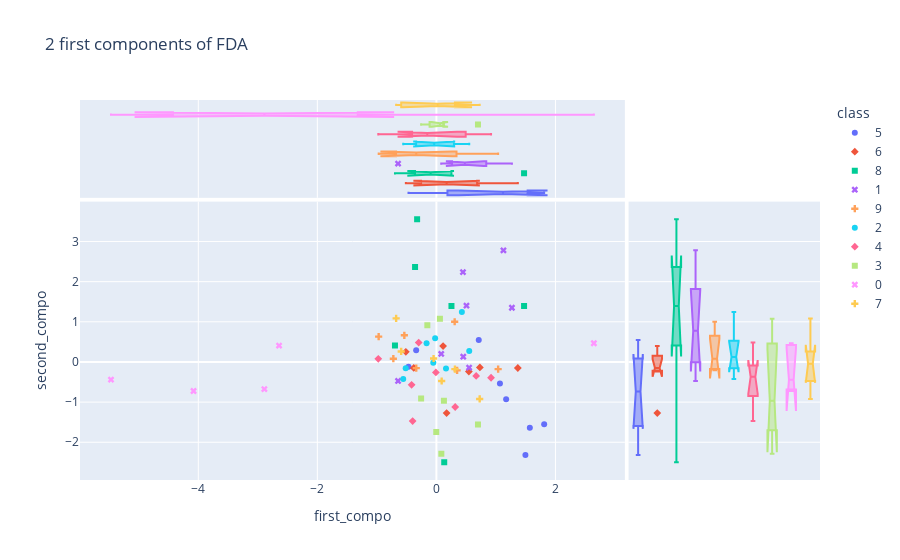

Notebook source saved alongside this figure:
### Code cell
df = pd.DataFrame({
'class':y_train.astype(str), 'first_compo':proj_train[:,0].T, 'second_compo':proj_train[:,1].T, #'exp_day':exp_day.astype(str)#, 'third_compo':proj[:,2].T,
})

fig = px.scatter(df, x='first_compo', y='second_compo',color="class", symbol='class',
                 marginal_x="box", marginal_y="box",
                    title="2 first components of FDA")
fig.show()

### Figure 1 — Plotly figure (JSON) as saved in the notebook; plotly's stock layout.template omitted (floating-point values rounded to 4 significant figures)
{"data": [{"hovertemplate": "class=5<br>first_compo=%{x}<br>second_compo=%{y}<extra></extra>", "legendgroup": "5", "marker": {"color": "#636efa", "symbol": "circle"}, "mode": "markers", "name": "5", "orientation": "v", "showlegend": true, "type": "scatter", "x": [1.81, 0.7114, -0.4687, 1.172, 1.495, 1.067, -0.34, 1.57], "xaxis": "x", "y": [-1.549, 0.5487, -0.1184, -0.9302, -2.319, -0.5382, 0.2888, -1.637], "yaxis": "y"}, {"alignmentgroup": "True", "hovertemplate": "class=5<br>first_compo=%{x}<extra></extra>", "legendgroup": "5", "marker": {"color": "#636efa", "symbol": "circle"}, "name": "5", "notched": true, "offsetgroup": "5", "showlegend": false, "type": "box", "x": [1.81, 0.7114, -0.4687, 1.172, 1.495, 1.067, -0.34, 1.57], "xaxis": "x3", "yaxis": "y3"}, {"alignmentgroup": "True", "hovertemplate": "class=5<br>second_compo=%{y}<extra></extra>", "legendgroup": "5", "marker": {"color": "#636efa", "symbol": "circle"}, "name": "5", "notched": true, "offsetgroup": "5", "showlegend": false, "type": "box", "xaxis": "x2", "y": [-1.549, 0.5487, -0.1184, -0.9302, -2.319, -0.5382, 0.2888, -1.637], "yaxis": "y2"}, {"hovertemplate": "class=6<br>first_compo=%{x}<br>second_compo=%{y}<extra></extra>", "legendgroup": "6", "marker": {"color": "#EF553B", "symbol": "diamond"}, "mode": "markers", "name": "6", "orientation": "v", "showlegend": true, "type": "scatter", "x": [1.368, -0.5132, -0.38, 0.1123, 0.1716, 0.7302, 0.5452], "xaxis": "x", "y": [-0.1504, 0.253, -0.1489, 0.3957, -1.272, -0.1357, -0.2385], "yaxis": "y"}, {"alignmentgroup": "True", "hovertemplate": "class=6<br>first_compo=%{x}<extra></extra>", "legendgroup": "6", "marker": {"color": "#EF553B", "symbol": "diamond"}, "name": "6", "notched": true, "offsetgroup": "6", "showlegend": false, "type": "box", "x": [1.368, -0.5132, -0.38, 0.1123, 0.1716, 0.7302, 0.5452], "xaxis": "x3", "yaxis": "y3"}, {"alignmentgroup": "True", "hovertemplate": "class=6<br>second_compo=%{y}<extra></extra>", "legendgroup": "6", "marker": {"color": "#EF553B", "symbol": "diamond"}, "name": "6", "notched": true, "offsetgroup": "6", "showlegend": false, "type": "box", "xaxis": "x2", "y": [-0.1504, 0.253, -0.1489, 0.3957, -1.272, -0.1357, -0.2385], "yaxis": "y2"}, {"hovertemplate": "class=8<br>first_compo=%{x}<br>second_compo=%{y}<extra></extra>", "legendgroup": "8", "marker": {"color": "#00cc96", "symbol": "square"}, "mode": "markers", "name": "8", "orientation": "v", "showlegend": true, "type": "scatter", "x": [-0.324, -0.696, 0.253, 0.1315, 1.473, -0.3585], "xaxis": "x", "y": [3.554, 0.4077, 1.393, -2.5, 1.395, 2.368], "yaxis": "y"}, {"alignmentgroup": "True", "hovertemplate": "class=8<br>first_compo=%{x}<extra></extra>", "legendgroup": "8", "marker": {"color": "#00cc96", "symbol": "square"}, "name": "8", "notched": true, "offsetgroup": "8", "showlegend": false, "type": "box", "x": [-0.324, -0.696, 0.253, 0.1315, 1.473, -0.3585], "xaxis": "x3", "yaxis": "y3"}, {"alignmentgroup": "True", "hovertemplate": "class=8<br>second_compo=%{y}<extra></extra>", "legendgroup": "8", "marker": {"color": "#00cc96", "symbol": "square"}, "name": "8", "notched": true, "offsetgroup": "8", "showlegend": false, "type": "box", "xaxis": "x2", "y": [3.554, 0.4077, 1.393, -2.5, 1.395, 2.368], "yaxis": "y2"}, {"hovertemplate": "class=1<br>first_compo=%{x}<br>second_compo=%{y}<extra></extra>", "legendgroup": "1", "marker": {"color": "#ab63fa", "symbol": "x"}, "mode": "markers", "name": "1", "orientation": "v", "showlegend": true, "type": "scatter", "x": [0.08101, -0.6439, 0.451, 1.126, 0.5495, 1.268, 0.5052, 0.446], "xaxis": "x", "y": [0.2011, -0.4731, 0.1304, 2.78, -0.1407, 1.351, 1.403, 2.237], "yaxis": "y"}, {"alignmentgroup": "True", "hovertemplate": "class=1<br>first_compo=%{x}<extra></extra>", "legendgroup": "1", "marker": {"color": "#ab63fa", "symbol": "x"}, "name": "1", "notched": true, "offsetgroup": "1", "showlegend": false, "type": "box", "x": [0.08101, -0.6439, 0.451, 1.126, 0.5495, 1.268, 0.5052, 0.446], "xaxis": "x3", "yaxis": "y3"}, {"alignmentgroup": "True", "hovertemplate": "class=1<br>second_compo=%{y}<extra></extra>", "legendgroup": "1", "marker": {"color": "#ab63fa", "symbol": "x"}, "name": "1", "notched": true, "offsetgroup": "1", "showlegend": false, "type": "box", "xaxis": "x2", "y": [0.2011, -0.4731, 0.1304, 2.78, -0.1407, 1.351, 1.403, 2.237], "yaxis": "y2"}, {"hovertemplate": "class=9<br>first_compo=%{x}<br>second_compo=%{y}<extra></extra>", "legendgroup": "9", "marker": {"color": "#FFA15A", "symbol": "cross"}, "mode": "markers", "name": "9", "orientation": "v", "showlegend": true, "type": "scatter", "x": [1.037, -0.3386, 0.3478, -0.5386, -0.9698, 0.3071, -0.7234], "xaxis": "x", "y": [-0.1786, -0.1537, -0.2095, 0.6639, 0.6312, 1.002, 0.08175], "yaxis": "y"}, {"alignmentgroup": "True", "hovertemplate": "class=9<br>first_compo=%{x}<extra></extra>", "legendgroup": "9", "marker": {"color": "#FFA15A", "symbol": "cross"}, "name": "9", "notched": true, "offsetgroup": "9", "showlegend": false, "type": "box", "x": [1.037, -0.3386, 0.3478, -0.5386, -0.9698, 0.3071, -0.7234], "xaxis": "x3", "yaxis": "y3"}, {"alignmentgroup": "True", "hovertemplate": "class=9<br>second_compo=%{y}<extra></extra>", "legendgroup": "9", "marker": {"color": "#FFA15A", "symbol": "cross"}, "name": "9", "notched": true, "offsetgroup": "9", "showlegend": false, "type": "box", "xaxis": "x2", "y": [-0.1786, -0.1537, -0.2095, 0.6639, 0.6312, 1.002, 0.08175], "yaxis": "y2"}, {"hovertemplate": "class=2<br>first_compo=%{x}<br>second_compo=%{y}<extra></extra>", "legendgroup": "2", "marker": {"color": "#19d3f3", "symbol": "circle"}, "mode": "markers", "name": "2", "orientation": "v", "showlegend": true, "type": "scatter", "x": [-0.1651, 0.4276, -0.5574, 0.1613, -0.5158, -0.05257, 0.5517, -0.02133], "xaxis": "x", "y": [0.4636, 1.247, -0.4258, -0.1606, -0.1574, -0.01968, 0.2727, 0.5889], "yaxis": "y"}, {"alignmentgroup": "True", "hovertemplate": "class=2<br>first_compo=%{x}<extra></extra>", "legendgroup": "2", "marker": {"color": "#19d3f3", "symbol": "circle"}, "name": "2", "notched": true, "offsetgroup": "2", "showlegend": false, "type": "box", "x": [-0.1651, 0.4276, -0.5574, 0.1613, -0.5158, -0.05257, 0.5517, -0.02133], "xaxis": "x3", "yaxis": "y3"}, {"alignmentgroup": "True", "hovertemplate": "class=2<br>second_compo=%{y}<extra></extra>", "legendgroup": "2", "marker": {"color": "#19d3f3", "symbol": "circle"}, "name": "2", "notched": true, "offsetgroup": "2", "showlegend": false, "type": "box", "xaxis": "x2", "y": [0.4636, 1.247, -0.4258, -0.1606, -0.1574, -0.01968, 0.2727, 0.5889], "yaxis": "y2"}, {"hovertemplate": "class=4<br>first_compo=%{x}<br>second_compo=%{y}<extra></extra>", "legendgroup": "4", "marker": {"color": "#FF6692", "symbol": "diamond"}, "mode": "markers", "name": "4", "orientation": "v", "showlegend": true, "type": "scatter", "x": [0.3155, 0.6678, -0.008722, -0.2975, -0.4165, -0.3993, 0.9183, -0.9762], "xaxis": "x", "y": [-1.122, -0.3485, -0.2599, 0.4832, -0.5706, -1.472, -0.3939, 0.07913], "yaxis": "y"}, {"alignmentgroup": "True", "hovertemplate": "class=4<br>first_compo=%{x}<extra></extra>", "legendgroup": "4", "marker": {"color": "#FF6692", "symbol": "diamond"}, "name": "4", "notched": true, "offsetgroup": "4", "showlegend": false, "type": "box", "x": [0.3155, 0.6678, -0.008722, -0.2975, -0.4165, -0.3993, 0.9183, -0.9762], "xaxis": "x3", "yaxis": "y3"}, {"alignmentgroup": "True", "hovertemplate": "class=4<br>second_compo=%{y}<extra></extra>", "legendgroup": "4", "marker": {"color": "#FF6692", "symbol": "diamond"}, "name": "4", "notched": true, "offsetgroup": "4", "showlegend": false, "type": "box", "xaxis": "x2", "y": [-1.122, -0.3485, -0.2599, 0.4832, -0.5706, -1.472, -0.3939, 0.07913], "yaxis": "y2"}, {"hovertemplate": "class=3<br>first_compo=%{x}<br>second_compo=%{y}<extra></extra>", "legendgroup": "3", "marker": {"color": "#B6E880", "symbol": "square"}, "mode": "markers", "name": "3", "orientation": "v", "showlegend": true, "type": "scatter", "x": [0.6985, 0.1263, 0.05923, 0.083, -0.2567, -0.002552, -0.152], "xaxis": "x", "y": [-1.559, -0.9692, 1.075, -2.288, -0.9124, -1.746, 0.9131], "yaxis": "y"}, {"alignmentgroup": "True", "hovertemplate": "class=3<br>first_compo=%{x}<extra></extra>", "legendgroup": "3", "marker": {"color": "#B6E880", "symbol": "square"}, "name": "3", "notched": true, "offsetgroup": "3", "showlegend": false, "type": "box", "x": [0.6985, 0.1263, 0.05923, 0.083, -0.2567, -0.002552, -0.152], "xaxis": "x3", "yaxis": "y3"}, {"alignmentgroup": "True", "hovertemplate": "class=3<br>second_compo=%{y}<extra></extra>", "legendgroup": "3", "marker": {"color": "#B6E880", "symbol": "square"}, "name": "3", "notched": true, "offsetgroup": "3", "showlegend": false, "type": "box", "xaxis": "x2", "y": [-1.559, -0.9692, 1.075, -2.288, -0.9124, -1.746, 0.9131], "yaxis": "y2"}, {"hovertemplate": "class=0<br>first_compo=%{x}<br>second_compo=%{y}<extra></extra>", "legendgroup": "0", "marker": {"color": "#FF97FF", "symbol": "x"}, "mode": "markers", "name": "0", "orientation": "v", "showlegend": true, "type": "scatter", "x": [-4.08, -2.643, -2.89, 2.645, -5.467], "xaxis": "x", "y": [-0.7229, 0.4074, -0.6764, 0.4661, -0.4412], "yaxis": "y"}, {"alignmentgroup": "True", "hovertemplate": "class=0<br>first_compo=%{x}<extra></extra>", "legendgroup": "0", "marker": {"color": "#FF97FF", "symbol": "x"}, "name": "0", "notched": true, "offsetgroup": "0", "showlegend": false, "type": "box", "x": [-4.08, -2.643, -2.89, 2.645, -5.467], "xaxis": "x3", "yaxis": "y3"}, {"alignmentgroup": "True", "hovertemplate": "class=0<br>second_compo=%{y}<extra></extra>", "legendgroup": "0", "marker": {"color": "#FF97FF", "symbol": "x"}, "name": "0", "notched": true, "offsetgroup": "0", "showlegend": false, "type": "box", "xaxis": "x2", "y": [-0.7229, 0.4074, -0.6764, 0.4661, -0.4412], "yaxis": "y2"}, {"hovertemplate": "class=7<br>first_compo=%{x}<br>second_compo=%{y}<extra></extra>", "legendgroup": "7", "marker": {"color": "#FECB52", "symbol": "cross"}, "mode": "markers", "name": "7", "orientation": "v", "showlegend": true, "type": "scatter", "x": [0.3109, -0.5913, -0.04702, 0.7272, -0.6762, 0.08847], "xaxis": "x", "y": [-0.1788, 0.2618, 0.08571, -0.9218, 1.086, -0.4749], "yaxis": "y"}, {"alignmentgroup": "True", "hovertemplate": "class=7<br>first_compo=%{x}<extra></extra>", "legendgroup": "7", "marker": {"color": "#FECB52", "symbol": "cross"}, "name": "7", "notched": true, "offsetgroup": "7", "showlegend": false, "type": "box", "x": [0.3109, -0.5913, -0.04702, 0.7272, -0.6762, 0.08847], "xaxis": "x3", "yaxis": "y3"}, {"alignmentgroup": "True", "hovertemplate": "class=7<br>second_compo=%{y}<extra></extra>", "legendgroup": "7", "marker": {"color": "#FECB52", "symbol": "cross"}, "name": "7", "notched": true, "offsetgroup": "7", "showlegend": false, "type": "box", "xaxis": "x2", "y": [-0.1788, 0.2618, 0.08571, -0.9218, 1.086, -0.4749], "yaxis": "y2"}], "layout": {"legend": {"title": {"text": "class"}, "tracegroupgap": 0}, "title": {"text": "2 first components of FDA"}, "xaxis": {"anchor": "y", "domain": [0, 0.7363], "title": {"text": "first_compo"}}, "xaxis2": {"anchor": "y2", "domain": [0.7413, 1], "matches": "x2", "showgrid": false, "showline": false, "showticklabels": false, "ticks": ""}, "xaxis3": {"anchor": "y3", "domain": [0, 0.7363], "matches": "x", "showgrid": true, "showticklabels": false}, "xaxis4": {"anchor": "y4", "domain": [0.7413, 1], "matches": "x2", "showgrid": false, "showline": false, "showticklabels": false, "ticks": ""}, "yaxis": {"anchor": "x", "domain": [0, 0.7326], "title": {"text": "second_compo"}}, "yaxis2": {"anchor": "x2", "domain": [0, 0.7326], "matches": "y", "showgrid": true, "showticklabels": false}, "yaxis3": {"anchor": "x3", "domain": [0.7426, 1], "matches": "y3", "showgrid": false, "showline": false, "showticklabels": false, "ticks": ""}, "yaxis4": {"anchor": "x4", "domain": [0.7426, 1], "matches": "y3", "showgrid": true, "showline": false, "showticklabels": false, "ticks": ""}}}
